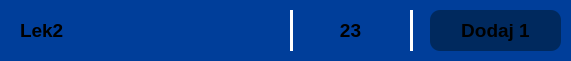
    <widget class="QFrame" name="frame_26">
     <property name="geometry">
      <rect>
       <x>40</x>
       <y>80</y>
       <width>571</width>
       <height>61</height>
      </rect>
     </property>
     <property name="styleSheet">
      <string notr="true">background-color: rgb(0, 62, 154);
border-radius: 10px;</string>
     </property>
     <property name="frameShape">
      <enum>QFrame::Shape::StyledPanel</enum>
     </property>
     <property name="frameShadow">
      <enum>QFrame::Shadow::Raised</enum>
     </property>
     <widget class="Line" name="line_10">
      <property name="geometry">
       <rect>
        <x>290</x>
        <y>10</y>
        <width>3</width>
        <height>41</height>
       </rect>
      </property>
      <property name="styleSheet">
       <string notr="true">background-color: white;</string>
      </property>
      <property name="orientation">
       <enum>Qt::Orientation::Vertical</enum>
      </property>
     </widget>
     <widget class="Line" name="line_11">
      <property name="geometry">
       <rect>
        <x>410</x>
        <y>10</y>
        <width>3</width>
        <height>41</height>
       </rect>
      </property>
      <property name="styleSheet">
       <string notr="true">background-color: white;</string>
      </property>
      <property name="orientation">
       <enum>Qt::Orientation::Vertical</enum>
      </property>
     </widget>
     <widget class="QLabel" name="label_29">
      <property name="geometry">
       <rect>
        <x>310</x>
        <y>10</y>
        <width>81</width>
        <height>41</height>
       </rect>
      </property>
      <property name="font">
       <font>
        <pointsize>14</pointsize>
        <bold>true</bold>
       </font>
      </property>
      <property name="layoutDirection">
       <enum>Qt::LayoutDirection::LeftToRight</enum>
      </property>
      <property name="styleSheet">
       <string notr="true"/>
      </property>
      <property name="text">
       <string>23</string>
      </property>
      <property name="textFormat">
       <enum>Qt::TextFormat::RichText</enum>
      </property>
      <property name="alignment">
       <set>Qt::AlignmentFlag::AlignCenter</set>
      </property>
     </widget>
     <widget class="QLabel" name="label_30">
      <property name="geometry">
       <rect>
        <x>20</x>
        <y>10</y>
        <width>261</width>
        <height>41</height>
       </rect>
      </property>
      <property name="font">
       <font>
        <pointsize>14</pointsize>
        <bold>true</bold>
       </font>
      </property>
      <property name="layoutDirection">
       <enum>Qt::LayoutDirection::LeftToRight</enum>
      </property>
      <property name="styleSheet">
       <string notr="true"/>
      </property>
      <property name="text">
       <string>Lek2</string>
      </property>
      <property name="textFormat">
       <enum>Qt::TextFormat::RichText</enum>
      </property>
      <property name="alignment">
       <set>Qt::AlignmentFlag::AlignLeading|Qt::AlignmentFlag::AlignLeft|Qt::AlignmentFlag::AlignVCenter</set>
      </property>
     </widget>
     <widget class="QFrame" name="frame_31">
      <property name="geometry">
       <rect>
        <x>430</x>
        <y>10</y>
        <width>131</width>
        <height>41</height>
       </rect>
      </property>
      <property name="styleSheet">
       <string notr="true">background-color: rgb(0, 41, 94);
border-radius: 10px;</string>
      </property>
      <property name="frameShape">
       <enum>QFrame::Shape::StyledPanel</enum>
      </property>
      <property name="frameShadow">
       <enum>QFrame::Shadow::Raised</enum>
      </property>
      <widget class="QFrame" name="frame_32">
       <property name="geometry">
        <rect>
         <x>270</x>
         <y>60</y>
         <width>841</width>
         <height>61</height>
        </rect>
       </property>
       <property name="styleSheet">
        <string notr="true">background-color: rgb(0, 62, 154);
border-radius: 10px;</string>
       </property>
       <property name="frameShape">
        <enum>QFrame::Shape::StyledPanel</enum>
       </property>
       <property name="frameShadow">
        <enum>QFrame::Shadow::Raised</enum>
       </property>
      </widget>
      <widget class="QLabel" name="label_31">
       <property name="geometry">
        <rect>
         <x>10</x>
         <y>0</y>
         <width>111</width>
         <height>41</height>
        </rect>
       </property>
       <property name="font">
        <font>
         <pointsize>14</pointsize>
         <bold>true</bold>
        </font>
       </property>
       <property name="layoutDirection">
        <enum>Qt::LayoutDirection::LeftToRight</enum>
       </property>
       <property name="styleSheet">
        <string notr="true"/>
       </property>
       <property name="text">
        <string>Dodaj 1</string>
       </property>
       <property name="textFormat">
        <enum>Qt::TextFormat::RichText</enum>
       </property>
       <property name="alignment">
        <set>Qt::AlignmentFlag::AlignCenter</set>
       </property>
      </widget>
     </widget>
    </widget>
